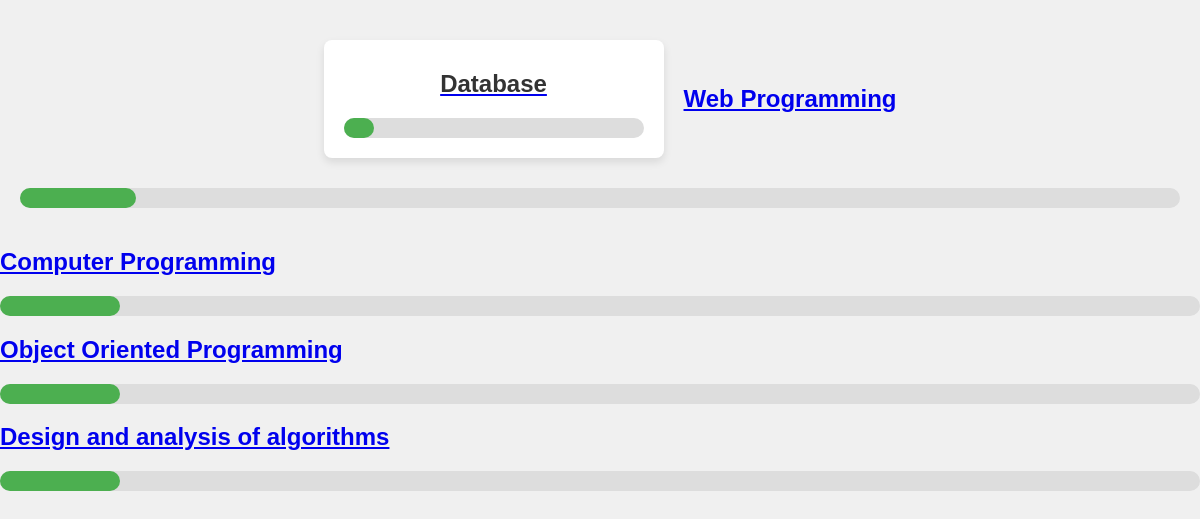
The app's page /cs_courses/ with its own data.
### question_app/models.py (models this page shows, shortened)
class Course(models.Model):
    department = models.ForeignKey(Department, on_delete=models.CASCADE)
    name = models.CharField(max_length=100)
    image = models.ImageField(upload_to = 'images',null=True)
    created_at= models.DateTimeField(auto_now_add=True,null=True )
    updated_at= models.DateTimeField(auto_now=True)

### question_app/views.py (the view)
# urls.py: path('cs_courses/', views.list_courses,name='cs_course'),
def list_courses(request):
    courses= Course.objects.all()
    context={
       'courses' : courses,
    }
    return render(request,'cs_courses.html',context)

### templates/cs_courses.html (shortened to what this page needs)
{% load static %}
<!DOCTYPE html>
<html lang="en">
<head>
  <link rel="stylesheet" href="{% static 'css/cs_courses.css' %}">
</head>
<body>
  <div class="container">
    <div class="course">
    {% for course in courses%}
      <a href="{% url 'questions' %}"><h2>{{course.name}}</h2></a>
      <div class="progress">
        <div class="progress-bar" style="width: 10%;"></div>
      </div>
    </div>
    {% endfor %}
</body>
</html>

### question_app/static/css/cs_courses.css (style rules this page uses)
body { font-family: Arial, sans-serif; margin: 0; padding: 0; background-color: #f0f0f0; }
.container { display: flex; flex-wrap: wrap; justify-content: center; align-items: center; padding: 20px; }
.course { background-color: #fff; box-shadow: 0 4px 8px rgba(0, 0, 0, 0.1); border-radius: 8px; padding: 20px; margin: 20px; width: 300px; text-align: center; }
.course h2 { color: #333; margin-top: 10px; }
.progress { width: 100%; background-color: #ddd; height: 20px; border-radius: 10px; margin-top: 10px; }
.progress-bar { width: 0%; height: 100%; background-color: #4CAF50; border-radius: 10px; transition: width 0.5s ease-in-out; }

### records on screen
Course: name "Database"
Course: name "Web Programming"
Course: name "Computer Programming"
Course: name "Object Oriented Programming"
Course: name "Design and analysis of algorithms"
